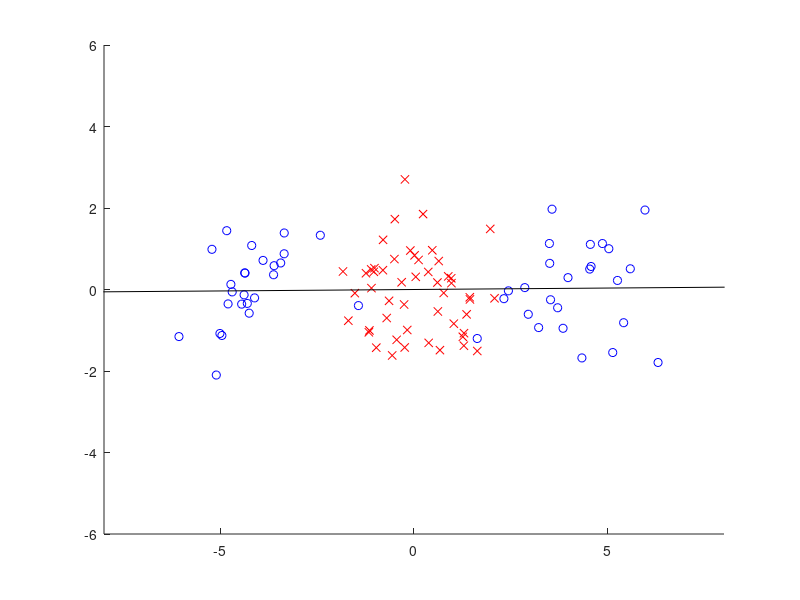

This figure's MATLAB source:
n = 100;
x = randn(n, 2);
% x(1: n/2, 1) = x(1: n/2, 1) - 4;
% x(n/2+1: end, 1) = x(n/2+1: end, 1) + 4;
x(1: n/4, 1) = x(1: n/4, 1) - 4;
x(n/4+1: n/2, 1) = x(n/4+1: n/2, 1) + 4;
x = x - repmat(mean(x), n, 1);
y = [ones(n/2, 1); 2 * ones(n/2, 1)];

Sw = zeros(2, 2);
Sb = zeros(2, 2);
for j = 1: 2
    p = x(y == j, :);
    p1 = sum(p);
    p2 = sum(p.^2, 2);
    nj = sum(y == j);
    W = exp(-exp(repmat(p2, 1, nj) + repmat(p2', nj, 1) - 2 * p * p'));
    G = p' * (repmat(sum(W, 2), 1, 2) .* p) - p' * W * p;
    Sb = Sb + G / n + p' * p * (1 - nj / n) + p1' * p1 / n;
    Sw = Sw + G / nj;
end
[t, v] = eigs((Sb + Sb') / 2, (Sw + Sw') / 2, 1);

figure(1); clf; hold on; axis([-8 8 -6 6]);
plot(x(y==1, 1), x(y==1, 2), 'bo');
plot(x(y==2, 1), x(y==2, 2), 'rx');
plot(99 * [-t(1) t(1)], 99 * [-t(2) t(2)], 'k-');
    

figure(1); clf; hold on; axis([-8 8 -6 6]);
plot(x(y==1, 1), x(y==1, 2), 'bo');
plot(x(y==2, 1), x(y==2, 2), 'rx');
plot(99 * [-t(1) t(1)], 99 * [-t(2) t(2)], 'k-');